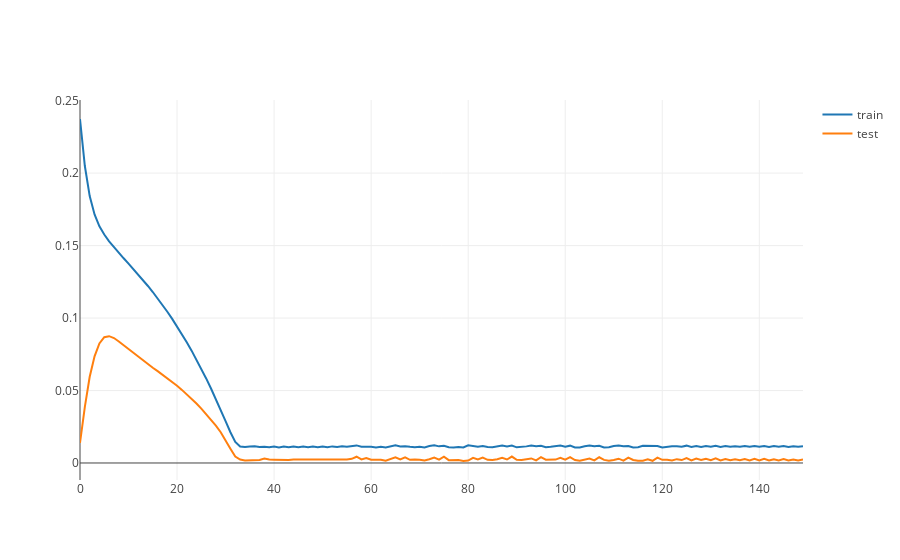

Source (notebook cell):
### Code cell
show_val_loss(history)

### Figure 1 — Plotly figure (JSON) as saved in the notebook; plotly's stock layout.template omitted (floating-point values rounded to 4 significant figures; data arrays with more than 128 entries replaced by an {"elided": "..."} marker saying what was removed)
{"data": [{"name": "train", "type": "scatter", "y": {"elided": "150 float values"}}, {"name": "test", "type": "scatter", "y": {"elided": "150 float values"}}], "layout": {}}
